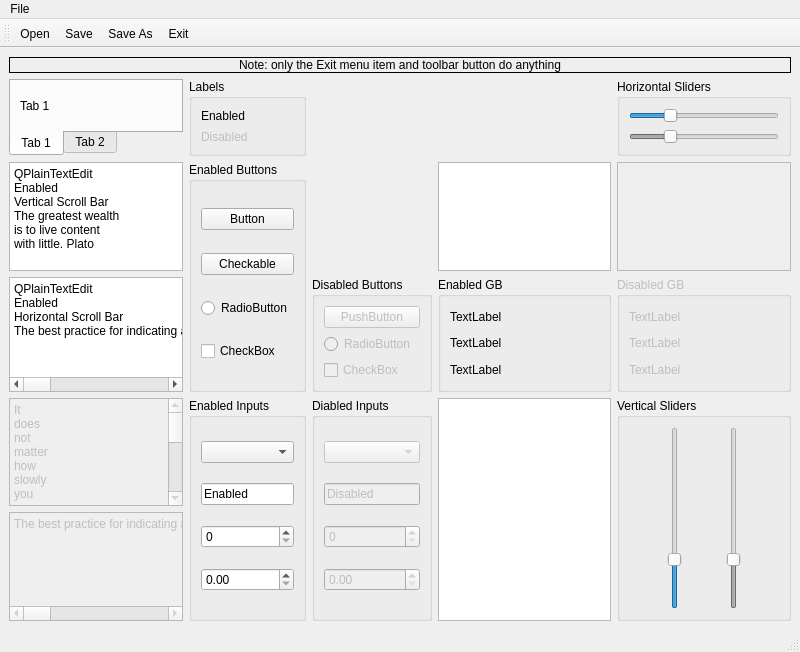
<?xml version="1.0" encoding="UTF-8"?>
<ui version="4.0">
 <class>MainWindow</class>
 <widget class="QMainWindow" name="MainWindow">
  <property name="geometry">
   <rect>
    <x>0</x>
    <y>0</y>
    <width>800</width>
    <height>652</height>
   </rect>
  </property>
  <property name="windowTitle">
   <string>MainWindow</string>
  </property>
  <widget class="QWidget" name="centralwidget">
   <layout class="QGridLayout" name="gridLayout">
    <item row="1" column="0">
     <widget class="QTabWidget" name="tabWidget">
      <property name="tabPosition">
       <enum>QTabWidget::South</enum>
      </property>
      <property name="currentIndex">
       <number>0</number>
      </property>
      <widget class="QWidget" name="tab">
       <attribute name="title">
        <string>Tab 1</string>
       </attribute>
       <layout class="QGridLayout" name="gridLayout_2">
        <item row="0" column="0">
         <widget class="QLabel" name="label_2">
          <property name="text">
           <string>Tab 1</string>
          </property>
         </widget>
        </item>
       </layout>
      </widget>
      <widget class="QWidget" name="tab_2">
       <attribute name="title">
        <string>Tab 2</string>
       </attribute>
       <layout class="QGridLayout" name="gridLayout_3">
        <item row="0" column="0">
         <widget class="QLabel" name="label_3">
          <property name="text">
           <string>Tab 2</string>
          </property>
         </widget>
        </item>
       </layout>
      </widget>
     </widget>
    </item>
    <item row="2" column="1" rowspan="2" colspan="2">
     <widget class="QGroupBox" name="groupBox_3">
      <property name="title">
       <string>Enabled Buttons</string>
      </property>
      <layout class="QGridLayout" name="gridLayout_4">
       <item row="0" column="0">
        <widget class="QPushButton" name="pushButton">
         <property name="text">
          <string>Button</string>
         </property>
        </widget>
       </item>
       <item row="3" column="0">
        <widget class="QCheckBox" name="checkBox">
         <property name="text">
          <string>CheckBox</string>
         </property>
        </widget>
       </item>
       <item row="2" column="0">
        <widget class="QRadioButton" name="radioButton">
         <property name="text">
          <string>RadioButton</string>
         </property>
        </widget>
       </item>
       <item row="1" column="0">
        <widget class="QPushButton" name="pushButton_3">
         <property name="text">
          <string>Checkable</string>
         </property>
         <property name="checkable">
          <bool>true</bool>
         </property>
        </widget>
       </item>
      </layout>
     </widget>
    </item>
    <item row="2" column="0">
     <widget class="QPlainTextEdit" name="plainTextEdit_3">
      <property name="plainText">
       <string>QPlainTextEdit
Enabled
Vertical Scroll Bar
The greatest wealth
is to live content
with little. Plato</string>
      </property>
     </widget>
    </item>
    <item row="4" column="6" rowspan="2">
     <widget class="QGroupBox" name="groupBox_8">
      <property name="title">
       <string>Vertical Sliders</string>
      </property>
      <layout class="QGridLayout" name="gridLayout_8">
       <item row="0" column="0">
        <widget class="QSlider" name="verticalSlider_2">
         <property name="maximum">
          <number>100</number>
         </property>
         <property name="value">
          <number>25</number>
         </property>
         <property name="orientation">
          <enum>Qt::Vertical</enum>
         </property>
        </widget>
       </item>
       <item row="0" column="1">
        <widget class="QSlider" name="verticalSlider">
         <property name="enabled">
          <bool>false</bool>
         </property>
         <property name="maximum">
          <number>100</number>
         </property>
         <property name="value">
          <number>25</number>
         </property>
         <property name="orientation">
          <enum>Qt::Vertical</enum>
         </property>
        </widget>
       </item>
      </layout>
     </widget>
    </item>
    <item row="3" column="6">
     <widget class="QGroupBox" name="groupBox_6">
      <property name="enabled">
       <bool>false</bool>
      </property>
      <property name="title">
       <string>Disabled GB</string>
      </property>
      <layout class="QVBoxLayout" name="verticalLayout_2">
       <item>
        <widget class="QLabel" name="label_7">
         <property name="text">
          <string>TextLabel</string>
         </property>
        </widget>
       </item>
       <item>
        <widget class="QLabel" name="label_9">
         <property name="text">
          <string>TextLabel</string>
         </property>
        </widget>
       </item>
       <item>
        <widget class="QLabel" name="label_8">
         <property name="text">
          <string>TextLabel</string>
         </property>
        </widget>
       </item>
      </layout>
     </widget>
    </item>
    <item row="4" column="1" rowspan="2" colspan="2">
     <widget class="QGroupBox" name="groupBox_4">
      <property name="title">
       <string>Enabled Inputs</string>
      </property>
      <layout class="QGridLayout" name="gridLayout_6">
       <item row="0" column="0">
        <widget class="QComboBox" name="enabledCB">
         <property name="currentText">
          <string/>
         </property>
        </widget>
       </item>
       <item row="1" column="0">
        <widget class="QLineEdit" name="lineEdit">
         <property name="text">
          <string>Enabled</string>
         </property>
        </widget>
       </item>
       <item row="2" column="0">
        <widget class="QSpinBox" name="spinBox"/>
       </item>
       <item row="3" column="0">
        <widget class="QDoubleSpinBox" name="doubleSpinBox"/>
       </item>
      </layout>
     </widget>
    </item>
    <item row="5" column="0">
     <widget class="QPlainTextEdit" name="plainTextEdit">
      <property name="enabled">
       <bool>false</bool>
      </property>
      <property name="lineWrapMode">
       <enum>QPlainTextEdit::NoWrap</enum>
      </property>
      <property name="plainText">
       <string>The best practice for indicating a disabled state in PyQt6 using QSS is to use grayed-out text and a slightly lighter or less saturated background, following standard UX patterns.</string>
      </property>
     </widget>
    </item>
    <item row="4" column="5" rowspan="2">
     <widget class="QPlainTextEdit" name="errors_pte"/>
    </item>
    <item row="3" column="3" colspan="2">
     <widget class="QGroupBox" name="groupBox">
      <property name="title">
       <string>Disabled Buttons</string>
      </property>
      <layout class="QGridLayout" name="gridLayout_5">
       <item row="0" column="0">
        <widget class="QPushButton" name="pushButton_2">
         <property name="enabled">
          <bool>false</bool>
         </property>
         <property name="text">
          <string>PushButton</string>
         </property>
        </widget>
       </item>
       <item row="1" column="0">
        <widget class="QRadioButton" name="radioButton_2">
         <property name="enabled">
          <bool>false</bool>
         </property>
         <property name="text">
          <string>RadioButton</string>
         </property>
        </widget>
       </item>
       <item row="2" column="0">
        <widget class="QCheckBox" name="checkBox_2">
         <property name="enabled">
          <bool>false</bool>
         </property>
         <property name="text">
          <string>CheckBox</string>
         </property>
        </widget>
       </item>
      </layout>
     </widget>
    </item>
    <item row="3" column="0">
     <widget class="QPlainTextEdit" name="plainTextEdit_4">
      <property name="lineWrapMode">
       <enum>QPlainTextEdit::NoWrap</enum>
      </property>
      <property name="plainText">
       <string>QPlainTextEdit
Enabled
Horizontal Scroll Bar
The best practice for indicating a disabled state in PyQt6 using QSS is to use grayed-out text and a slightly lighter or less saturated background, following standard UX patterns.</string>
      </property>
     </widget>
    </item>
    <item row="4" column="0">
     <widget class="QPlainTextEdit" name="plainTextEdit_2">
      <property name="enabled">
       <bool>false</bool>
      </property>
      <property name="plainText">
       <string>It
does
not
matter
how
slowly
you
go
so
long
as
you
do
not
stop.
Confucius</string>
      </property>
     </widget>
    </item>
    <item row="3" column="5">
     <widget class="QGroupBox" name="groupBox_2">
      <property name="title">
       <string>Enabled GB</string>
      </property>
      <layout class="QVBoxLayout" name="verticalLayout">
       <item>
        <widget class="QLabel" name="label_4">
         <property name="text">
          <string>TextLabel</string>
         </property>
        </widget>
       </item>
       <item>
        <widget class="QLabel" name="label_5">
         <property name="text">
          <string>TextLabel</string>
         </property>
        </widget>
       </item>
       <item>
        <widget class="QLabel" name="label_6">
         <property name="text">
          <string>TextLabel</string>
         </property>
        </widget>
       </item>
      </layout>
     </widget>
    </item>
    <item row="4" column="3" rowspan="2" colspan="2">
     <widget class="QGroupBox" name="groupBox_5">
      <property name="title">
       <string>Diabled Inputs</string>
      </property>
      <layout class="QGridLayout" name="gridLayout_7">
       <item row="0" column="0">
        <widget class="QComboBox" name="disabledCB">
         <property name="enabled">
          <bool>false</bool>
         </property>
        </widget>
       </item>
       <item row="1" column="0">
        <widget class="QLineEdit" name="lineEdit_2">
         <property name="enabled">
          <bool>false</bool>
         </property>
         <property name="text">
          <string>Disabled</string>
         </property>
        </widget>
       </item>
       <item row="2" column="0">
        <widget class="QSpinBox" name="spinBox_2">
         <property name="enabled">
          <bool>false</bool>
         </property>
        </widget>
       </item>
       <item row="3" column="0">
        <widget class="QDoubleSpinBox" name="doubleSpinBox_2">
         <property name="enabled">
          <bool>false</bool>
         </property>
        </widget>
       </item>
      </layout>
     </widget>
    </item>
    <item row="0" column="0" colspan="7">
     <widget class="QLabel" name="label">
      <property name="frameShape">
       <enum>QFrame::Box</enum>
      </property>
      <property name="text">
       <string>Note: only the Exit menu item and toolbar button do anything</string>
      </property>
      <property name="alignment">
       <set>Qt::AlignCenter</set>
      </property>
     </widget>
    </item>
    <item row="2" column="5">
     <widget class="QListWidget" name="enabledLW"/>
    </item>
    <item row="2" column="6">
     <widget class="QListWidget" name="disabledLW">
      <property name="enabled">
       <bool>false</bool>
      </property>
     </widget>
    </item>
    <item row="1" column="6">
     <widget class="QGroupBox" name="groupBox_9">
      <property name="title">
       <string>Horizontal Sliders</string>
      </property>
      <layout class="QGridLayout" name="gridLayout_9">
       <item row="0" column="0">
        <widget class="QSlider" name="horizontalSlider">
         <property name="maximum">
          <number>100</number>
         </property>
         <property name="value">
          <number>25</number>
         </property>
         <property name="orientation">
          <enum>Qt::Horizontal</enum>
         </property>
        </widget>
       </item>
       <item row="1" column="0">
        <widget class="QSlider" name="horizontalSlider_2">
         <property name="enabled">
          <bool>false</bool>
         </property>
         <property name="maximum">
          <number>100</number>
         </property>
         <property name="value">
          <number>25</number>
         </property>
         <property name="orientation">
          <enum>Qt::Horizontal</enum>
         </property>
        </widget>
       </item>
      </layout>
     </widget>
    </item>
    <item row="1" column="1" colspan="2">
     <widget class="QGroupBox" name="groupBox_7">
      <property name="title">
       <string>Labels</string>
      </property>
      <layout class="QVBoxLayout" name="verticalLayout_4">
       <item>
        <widget class="QLabel" name="label_11">
         <property name="text">
          <string>Enabled</string>
         </property>
        </widget>
       </item>
       <item>
        <widget class="QLabel" name="label_12">
         <property name="enabled">
          <bool>false</bool>
         </property>
         <property name="text">
          <string>Disabled</string>
         </property>
        </widget>
       </item>
      </layout>
     </widget>
    </item>
   </layout>
  </widget>
  <widget class="QMenuBar" name="menubar">
   <property name="geometry">
    <rect>
     <x>0</x>
     <y>0</y>
     <width>800</width>
     <height>24</height>
    </rect>
   </property>
   <widget class="QMenu" name="menuFile">
    <property name="title">
     <string>File</string>
    </property>
    <addaction name="actionOpen"/>
    <addaction name="actionSave"/>
    <addaction name="actionSave_As"/>
    <addaction name="actionExit"/>
   </widget>
   <addaction name="menuFile"/>
  </widget>
  <widget class="QStatusBar" name="statusbar"/>
  <widget class="QToolBar" name="toolBar">
   <property name="windowTitle">
    <string>toolBar</string>
   </property>
   <attribute name="toolBarArea">
    <enum>TopToolBarArea</enum>
   </attribute>
   <attribute name="toolBarBreak">
    <bool>false</bool>
   </attribute>
   <addaction name="actionOpen"/>
   <addaction name="actionSave"/>
   <addaction name="actionSave_As"/>
   <addaction name="actionExit"/>
  </widget>
  <action name="actionOpen">
   <property name="text">
    <string>Open</string>
   </property>
  </action>
  <action name="actionSave">
   <property name="text">
    <string>Save</string>
   </property>
  </action>
  <action name="actionSave_As">
   <property name="text">
    <string>Save As</string>
   </property>
  </action>
  <action name="actionExit">
   <property name="text">
    <string>Exit</string>
   </property>
  </action>
 </widget>
 <resources/>
 <connections/>
</ui>
